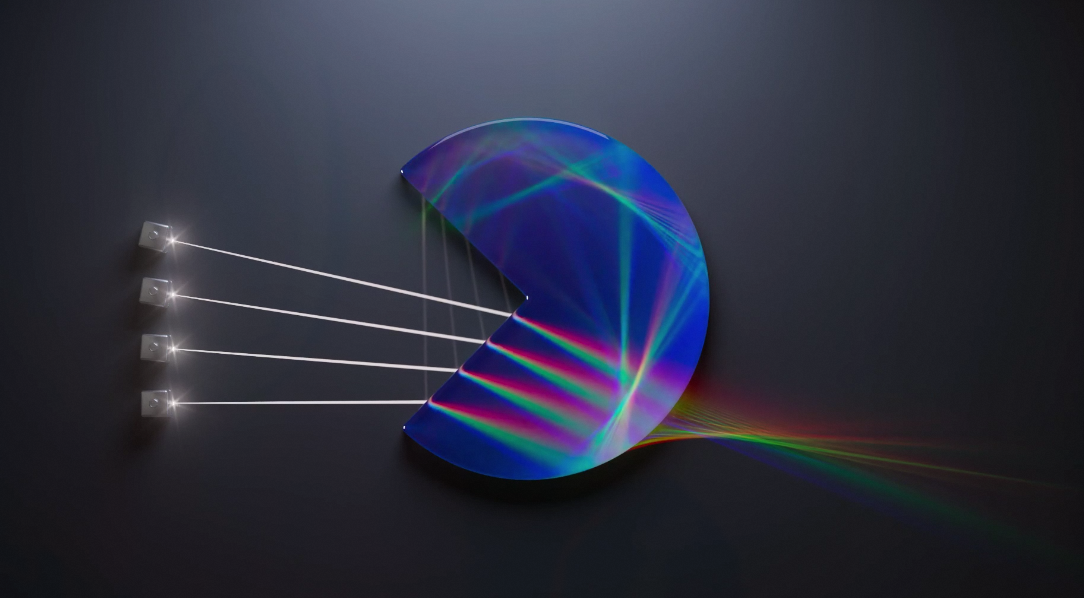
#> input picture reference.png, 1084 x 598 px
$ python crop.py ../reference.png ../reference.png
#> lines starting #> are read from the running program, lines starting #| are printed output that depends on the picture
#!/usr/bin/env python3
"""Cut inspection crops out of a render so detail can be judged at 1:1.
usage: crop.py <shot.png> <outdir> [--zoom 2]"""
import sys, pathlib
from PIL import Image
src, outdir = sys.argv[1], sys.argv[2]
zoom = 2
if '--zoom' in sys.argv: zoom = float(sys.argv[sys.argv.index('--zoom')+1])
im = Image.open(src).convert('RGB'); W, H = im.size
#> after `W, H = im.size`: W = 1084; H = 598
# fractional boxes (x0,y0,x1,y1) of the frame
BOXES = {
    'emitters':  (0.05, 0.15, 0.32, 0.75),
    'mouth':     (0.30, 0.10, 0.62, 0.70),
    'discface':  (0.42, 0.35, 0.75, 0.95),
    'discbody':  (0.50, 0.05, 0.80, 0.60),
    'exitfan':   (0.60, 0.60, 1.00, 1.00),
    'wall':      (0.00, 0.75, 0.30, 1.00),
    'panel':     (0.78, 0.00, 1.00, 0.70),
}
out = pathlib.Path(outdir); out.mkdir(parents=True, exist_ok=True)
for name, (x0,y0,x1,y1) in BOXES.items():
    b = im.crop((int(x0*W), int(y0*H), int(x1*W), int(y1*H)))
    b = b.resize((int(b.width*zoom), int(b.height*zoom)), Image.LANCZOS)
    b.save(out / f'{name}.png')
    print(name, b.size)
#> this loop made 7 passes
#> pass 1, `b = im.crop((int(x0*W), int(y0*H), int(x1*W), int(y1*H)))`:
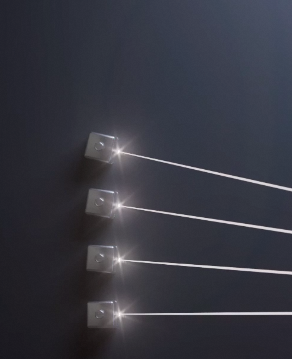
#> b: PIL image 292x359 RGB; mean R, G, B 54.1, 55, 64.4
#> pass 2, `b = im.crop((int(x0*W), int(y0*H), int(x1*W), int(y1*H)))`:
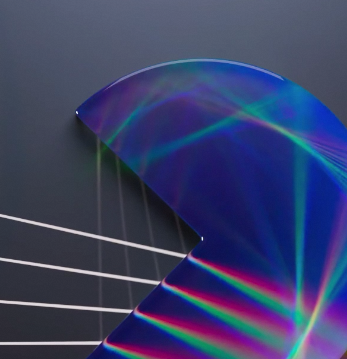
#> b: PIL image 347x359 RGB; mean R, G, B 58.1, 64.6, 104.5
#> after the loop:
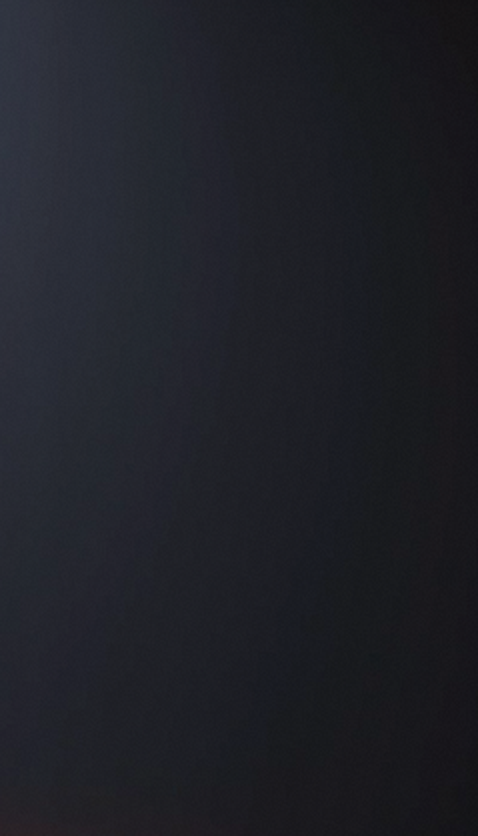
#> b: PIL image 478x836 RGB; mean R, G, B 31.1, 32.5, 39
